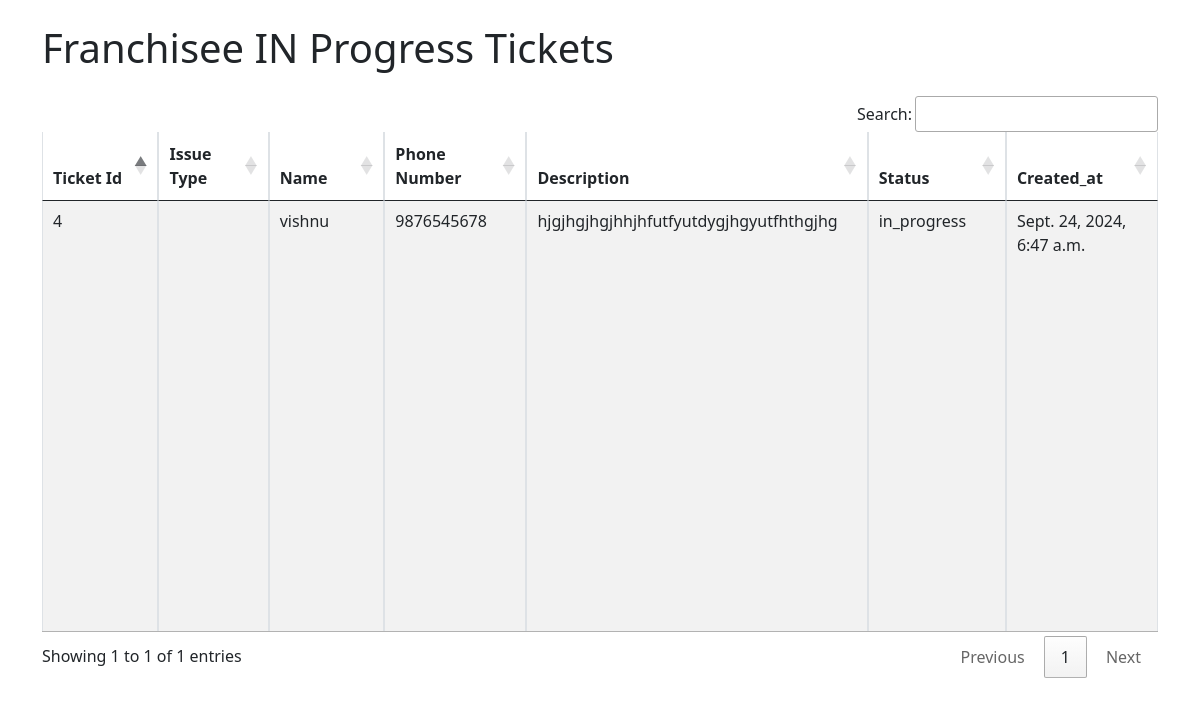
The page /Franchisee_inprogress_tickets/ on the database its author committed.
### hyd/models.py (models this page shows, shortened)
class FranchiseeTicket(models.Model):
    ticket_id = models.AutoField(primary_key=True)
    issue_type = models.CharField(max_length=20, choices=ISSUE_TYPE_CHOICES)
    description = models.TextField()
    status = models.CharField(max_length=20, default='new', choices=TICKET_STATUS_CHOICES)
    created_at = models.DateTimeField(auto_now_add=True)
    updated_at = models.DateTimeField(auto_now=True)
    name = models.CharField(max_length=100,validators=[validate_only_letters])
    phone_number = models.CharField(max_length=10)

### hyd/views.py (the view)
# urls.py: path('Franchisee_inprogress_tickets/',views.Franchisee_inprogress_tickets_view,name='Franchisee_inprogress_tickets_view'),
def Franchisee_inprogress_tickets_view(request):
    franchisee_in_progress_tickets = FranchiseeTicket.objects.filter(status='in_progress')
    return render(request, 'franchisee/fran_inprogress_ticketst.html', {'franchisee_in_progress_tickets': franchisee_in_progress_tickets})

### hyd/templates/franchisee/fran_inprogress_ticketst.html (shortened to what this page needs)
<!DOCTYPE html>
<html lang="en">
<head>
    <link href="https://cdn.jsdelivr.net/npm/bootstrap@5.0.2/dist/css/bootstrap.min.css" rel="stylesheet">
     <link rel="stylesheet" href="https://cdn.datatables.net/1.13.6/css/jquery.dataTables.min.css">
     <link rel="stylesheet" href="https://cdn.datatables.net/buttons/2.3.6/css/buttons.dataTables.min.css">
     <link rel="stylesheet" href="https://cdn.datatables.net/responsive/2.4.1/css/responsive.dataTables.min.css">
</head>
<body>
    <div class="container">
        <h1 class="my-4">Franchisee IN Progress Tickets</h1>
        <table id="inprogressticket" class="table table-bordered table-striped">
        <thead>
            <tr>
                <th><b>Ticket Id</b></th>
                <th><b>Issue Type</b></th>
                <th><b>Name</b></th>
                <th><b>Phone Number</b></th>
                <th><b>Description</b></th>
                <th><b>Status</b></th>
                <th><b>Created_at</b></th>
            </tr>
        </thead>
        <tbody>
            {% for x in franchisee_in_progress_tickets %}
            <tr>
                <td>{{ x.ticket_id }}</td>
                <td>{{ x.Issue_type }}</td>
                <td>{{ x.name }}</td>
                <td>{{ x.phone_number }}</td>
                <td>{{ x.description }}</td>
                <td>{{ x.status }}</td>
                <td>{{ x.created_at }}</td>
            </tr>
            {% endfor %}
        </tbody>
    </table>
</body>
</html>

### hyd/templates/franchisee/fran_inprogress_ticketst.html (style rules this page uses)
table th { width: 700px; }
table { height: 500px; }

### rows shown on the page
FranchiseeTicket: ticket_id "4", name "vishnu", phone_number "9876545678", description "hjgjhgjhgjhhjhfutfyutdygjhgyutfhthgjhg", status "in_progress", created_at "Sept. 24, 2024, 6:47 a.m."
